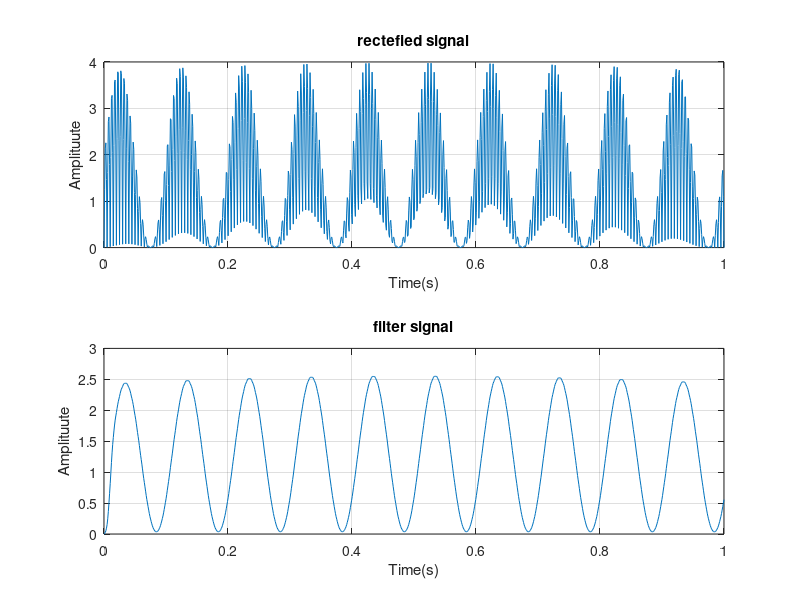

Source code (MATLAB):
pkg load signal;
clear all;
clc;
fs=1000;
t=linspace(0,1,fs);
%message singla
fm=10;
am=1;
x1=am*sin(2*pi*fm.*t);

%collector message
fc=100;
ac=2;
x2=ac*sin(2*pi*fc.*t);

ms=(1+x1).*x2;
re=abs(ms);

cutoff=20;
num=20;
normalized_cut=cutoff/(fs/2);
fir=fir1(num-1,normalized_cut,'low');
filt=filter(fir,1,re);% butter filtter






figure;
subplot(2,1,1);
plot(t,re);
title("rectefied signal");
xlabel("Time(s)");
ylabel("Amplituute");
grid on;

subplot(2,1,2);
plot(t,filt);
title("filter signal");
xlabel("Time(s)");
ylabel("Amplituute");
grid on;


